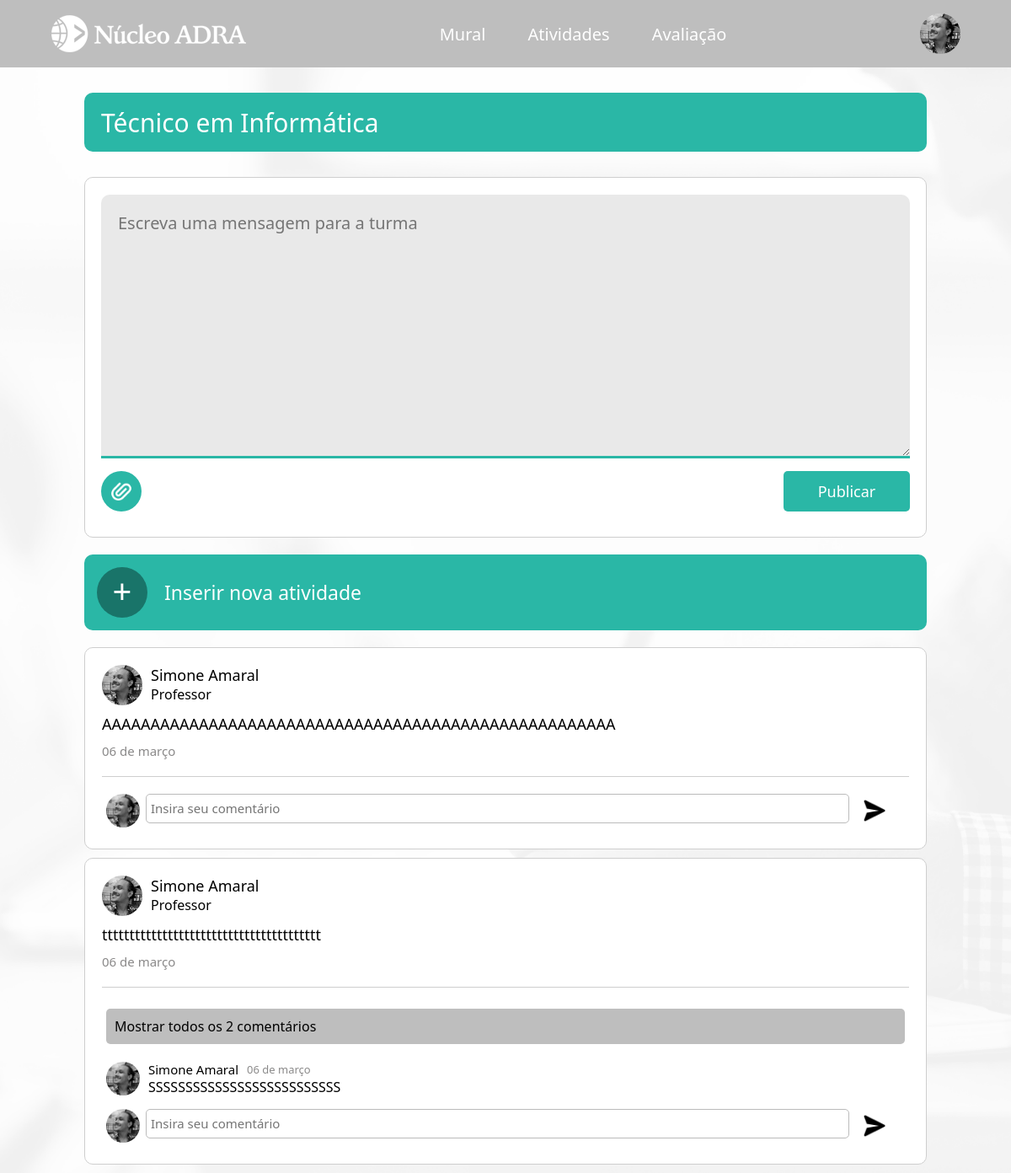
/portal/professor/mural.php?c=4&i=4&t=3 (signed in), run on the app's committed database.
### tables this page shows
CREATE TABLE IF NOT EXISTS `curso` (
  `id_curso` int UNSIGNED NOT NULL AUTO_INCREMENT,
  `nome` varchar(45) NOT NULL,
  `sigla` varchar(5) DEFAULT NULL,
  `descricao` text NOT NULL,
  `area` varchar(40) NOT NULL,
  `ch` smallint UNSIGNED DEFAULT NULL,
  `periodo` enum('M','V','N') DEFAULT NULL,
  `curso_inicio` date DEFAULT NULL,
  `curso_fim` date DEFAULT NULL,
  `hora_inicio` char(5) DEFAULT NULL,
  `hora_fim` char(5) DEFAULT NULL,
  `valor` decimal(6,2) UNSIGNED DEFAULT NULL,
  PRIMARY KEY (`id_curso`)
);

CREATE TABLE IF NOT EXISTS `post` (
  `id` int NOT NULL AUTO_INCREMENT,
  `aluno_id` int NOT NULL,
  `nome` varchar(45) DEFAULT NULL,
  `sobrenome` varchar(30) NOT NULL,
  `cargo` varchar(45) DEFAULT NULL,
  `conteudo` text,
  `anexo` varchar(200) DEFAULT NULL,
  `horario` varchar(50) DEFAULT NULL,
  `turma` int NOT NULL,
  PRIMARY KEY (`id`)
);

CREATE TABLE IF NOT EXISTS `comentario` (
  `id` int NOT NULL AUTO_INCREMENT,
  `aluno_id` int NOT NULL,
  `turma_id` int NOT NULL,
  `post_id` int NOT NULL,
  `nome` varchar(20) NOT NULL,
  `sobrenome` varchar(20) NOT NULL,
  `data` date NOT NULL,
  `texto` varchar(200) NOT NULL,
  PRIMARY KEY (`id`)
);

### portal/professor/mural.php (the view, shortened to what this page needs)
<?php
    require_once "../../util/config.php";
    $idCurso = $_GET['c'];
    $idTurma = $_GET['t'];
    function traduzNomeMes($nomeMesIngles) {
        $mesesTraduzidos = array(
            'January' => 'janeiro',
            'February' => 'fevereiro',
            'March' => 'março',
            'April' => 'abril',
            'May' => 'maio',
            'June' => 'junho',
            'July' => 'julho',
            'August' => 'agosto',
            'September' => 'setembro',
            'October' => 'outubro',
            'November' => 'novembro',
            'December' => 'dezembro'
        );
        return $mesesTraduzidos[$nomeMesIngles];
    }
    $sql_1 = "SELECT * FROM curso";
    $result_1 = mysqli_query($link, $sql_1);
    while($row = mysqli_fetch_array($result_1)){
        if($row['id_curso'] == $idCurso){
            $nomeCurso = $row['nome'];
        }
    }
    $idProfessor = $_GET['i'];
?>
<!DOCTYPE html>
<html lang="en">
<head>
    <link rel="stylesheet" href="../../css/mural.css">
</head>
<body>
<header>
        <main>
            <div class="cabecalho-conteudo">
                <a href="curso.php?i=<?php echo $idProfessor; ?>">
                <div id="logo" class="opcoes-nav">
                    <img src="../../imagens/nucleo-adra-branco-232x48.png" alt="logo-adra">
                </div>
                </a>
                <div class="opcoes-nav">
                <a href="mural.php?c=<?php echo $idCurso ?>&i=<?php echo $idProfessor; ?>&t=<?php echo $idTurma; ?>">
                    <div class="opcao-nav">
                        <div class="mural-texto">
                            Mural
                        </div>
                    </div>
                </a>
                <a href="lista_atividade.php?c=<?php echo $idCurso ?>&i=<?php echo $idProfessor; ?>&t=<?php echo $idTurma; ?>">
                <div class="opcao-nav">
                    <div class="atividades">
                        Atividades
                    </div>
                </div>
                </a>
                <a href="avaliacao.php?c=<?php echo $idCurso ?>&i=<?php echo $idProfessor; ?>&t=<?php echo $idTurma; ?>">
                    <div class="opcao-nav">
                        <div class="notas-texto">
                            Avaliação
                        </div>
                    </div>
                </a>
                </div>
                <a href="usuario.php?i=<?php echo $idProfessor; ?>">
                    <div id="perfil" class="opcoes-nav">
                        <img src="../../imagens/usuario/159158661_3884476911618851_7142528251732469605_n.jpg" alt="">
                    </div>
                </a>
            </div>
        </main>
    </header>
<div class="container">
    <div class="container-geral">
        <div class="titulo-curso">
            <div class="titulo-texto">
                <?php echo $nomeCurso; ?>
            </div>
        </div>
        <form method="post">
        <div class="container-caixa">
            <div class="container-alinhamento">
                <div class="caixa-texto">
                    <textarea name="conteudo" id="" cols="30" rows="10" placeholder="Escreva uma mensagem para a turma"></textarea>
                </div>
                <div class="caixa-base">
                    <a href=""><div class="anexo">
                        <img src="../../imagens/paper-clip-branco.png" alt="">
                    </div></a>
                    <div class="publicar">
                        <button type="submit">Publicar</button>
                    </div>
                </div>
            </div>
        </div>
        </form>
        <div class="aba-atividade">
            <a href="atividade.php?c=<?php echo $idCurso ?>&i=<?php echo $idProfessor; ?>&t=<?php echo $idTurma; ?>"><div class="postar-atividade">
                <div class="icone-atividade">
                    +
                </div>
                <div class="texto-atividade">
                    Inserir nova atividade
                </div>
            </div></a>
        </div>
        <?php
                $sql = "SELECT * FROM post";
                $result = mysqli_query($link, $sql);
                while($row = mysqli_fetch_array($result)){
                    if ($idTurma == $row['turma']){
                        $idPost = $row['id'];
        ?>
        <div class="post">
            <div class="post-alinhamento">
                <div class="cabecalho">
                    <div class="foto-aluno">
                        <img src="../../imagens/usuario/159158661_3884476911618851_7142528251732469605_n.jpg" alt="">
                    </div>
                    <div class="container-nome">
                        <div class="nome-aluno">
                        <?php echo $row['nome']; ?>
                        <?php echo $row['sobrenome']; ?>
                        </div>
                        <div class="tipo-aluno">
                        <?php echo $row['cargo']; ?>
                        </div>
                    </div>
                </div>
                <div class="conteudo-post">
                    <p><?php echo $row['conteudo']; ?></p>
                </div>
                <div class="data">
                    <?php
                    $dataObj = DateTime::createFromFormat('d/m H:i', $row['horario']);
                    $dia = $dataObj->format('d');
                    $mes = $dataObj->format('F');
                    $mesTraduzido = traduzNomeMes($mes);
                    $dataFormatoNovo = $dia . ' de ' . $mesTraduzido;
                    echo $dataFormatoNovo;
                    ?>
                </div>
            </div>
            <?php
        $comentario_contador = 0;
        $idComentario = null;
        $comentarioNome = null;
        $comentarioData = null;
        $comentarioConteudo = null;
        $sql_comentario = "SELECT * FROM comentario WHERE post_id = $idPost";
        $result_comentario = mysqli_query($link, $sql_comentario);
        while ($row_comentario = mysqli_fetch_array($result_comentario)) {
            $comentario_contador += 1;
            $idComentario = $row_comentario['id'];
            $comentarioNome = $row_comentario['nome'] . ' ' . $row_comentario['sobrenome'];
            $comentarioData = $row_comentario['data'];
            $comentarioConteudo = $row_comentario['texto'];
        }
            ?>
            <div class="container_comentarios">
                <?php
                    if($comentario_contador > 1){
                ?>
                <div class="comentarios"><a href="post.php?p=<?php echo $row['id'] ?>&c=<?php echo $idCurso ?>&i=<?php echo $idProfessor; ?>&t=<?php echo $idTurma; ?>">
                    Mostrar todos os <?php echo $comentario_contador; ?> comentários
                </a></div>
                <?php
                }
                if($idComentario != null){
                ?>
                <div class="comentario_feito">
                    <div class="comentarios_foto-aluno">
                        <img src="../../imagens/usuario/159158661_3884476911618851_7142528251732469605_n.jpg" alt="">
                    </div>
                    <div class="comentarios_container-texto">
                        <div class="comentarios_container-nome">
                            <div class="comentarios_nome-aluno">
                            <?php echo
                            $comentarioNome; ?>
                            </div>
                            <div class="comentarios_data">
                                <?php
                                $dataObj = DateTime::createFromFormat('Y-m-d', $comentarioData);
                                $dia = $dataObj->format('d');
                                $mes = $dataObj->format('F');
                                $mesTraduzido = traduzNomeMes($mes);
                                $dataFormatoNovo = $dia . ' de ' . $mesTraduzido;
                                echo $dataFormatoNovo;
                                ?>
                            </div>
                        </div>
                        <div class="comentarios_conteudo">
                            <?php echo $comentarioConteudo; ?>
                        </div>
                    </div>
                </div>
                                <?php }?>
                <div class="comentarios_input">
                        <div class="comentarios_perfil-aluno">
                            <img src="../../imagens/usuario/159158661_3884476911618851_7142528251732469605_n.jpg" alt="">
                        </div>
                            <form action="./comentario/postar.php" method="POST">
                                <div class="comentarios_container-input">
                                    <input type="text" name="comentario_texto" placeholder="Insira seu comentário">
                                </div>
                                <div class="comentarios_container-enviar">
                                    <button type="submit"><img src="../../imagens/enviar.png"></button>
                                </div>
                            </form>
                        </div>
                </div>
            </div>
            <?php
        }
    }
    ?>
        </div>
    </div>
</body>
</html>

### data on the page
curso: nome "Técnico em Informática"
post: nome "Simone", sobrenome "Amaral", cargo "Professor", conteudo "AAAAAAAAAAAAAAAAAAAAAAAAAAAAAAAAAAAAAAAAAAAAAAAAAAAAA", horario "06 de março"
post: nome "Simone", sobrenome "Amaral", cargo "Professor", conteudo "tttttttttttttttttttttttttttttttttttttttt", horario "06 de março", comentario_contador "2", comentario.nome+sobrenome "Simone Amaral", comentario.data "06 de março", comentario.texto "SSSSSSSSSSSSSSSSSSSSSSSSSS"
